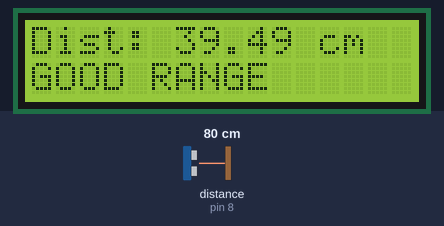
The sketch below on a simulated Arduino Uno, built with avr-gcc and run on an emulated ATmega328P. Shown: 16×2 character LCD. Wiring (inferred from the names in the program): ultrasonic range finder: trigger pin 7; echo pin 8. Inputs (shaded band) come from the test bench; at power-on: distance to the obstacle (sensor on pin 8) 80 cm. The echo pulse lasts 58.3 µs per cm.

Above: at 3.2 s.
3.3 s: distance to the obstacle (sensor on pin 8) set to 4 cm
At 4.4 s:
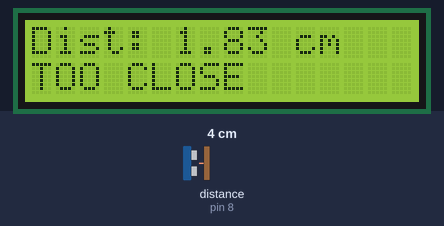
6.3 s: distance to the obstacle (sensor on pin 8) set to 250 cm
At 7.1 s:
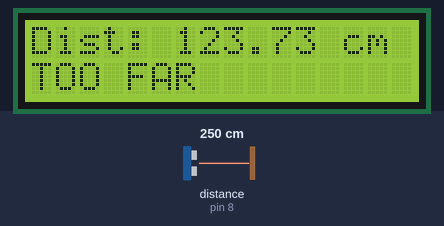
7.9 s: distance to the obstacle (sensor on pin 8) set to 9 cm
At 10.8 s:
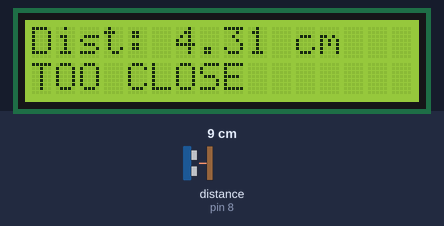
Timing chart, 0 to 12.3 s (numbered marks = the images above; inputs shaded):
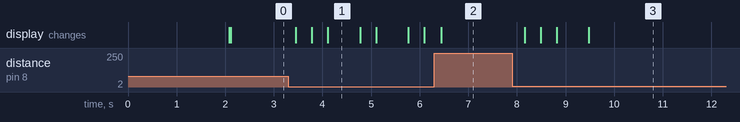

Measured:
- after the input at 3.3 s, the display: changes after 0.15 s (image 1)
- after the input at 6.3 s, the display: changes after 0.14 s (image 2)
- after the input at 7.9 s, the display: first changes after 0.26 s (image 3 shows a later state)
- what the display in image 1 shows lasts 0.7 s, from 4.1 s to 4.8 s

The sketch:

distance_detector_using_ultrasonic_sensor.ino
```cpp
#include <Wire.h>
#include <LiquidCrystal_I2C.h>

// I2C LCD address (most common is 0x27 or 0x3F)
LiquidCrystal_I2C lcd(0x27, 16, 2);

// Ultrasonic pins
#define TRIG_PIN 7
#define ECHO_PIN 8

long duration;
float distance;

void setup() {
  pinMode(TRIG_PIN, OUTPUT);
  pinMode(ECHO_PIN, INPUT);

  lcd.init();          // Initialize I2C LCD
  lcd.backlight();     // Turn on backlight

  lcd.setCursor(0, 0);
  lcd.print("Hand Distance");
  delay(2000);
  lcd.clear();
}

void loop() {
  // Send ultrasonic trigger pulse
  digitalWrite(TRIG_PIN, LOW);
  delayMicroseconds(2);
  digitalWrite(TRIG_PIN, HIGH);
  delayMicroseconds(10);
  digitalWrite(TRIG_PIN, LOW);

  // Measure echo time
  duration = pulseIn(ECHO_PIN, HIGH, 30000);

  // Convert time to distance (cm)
  distance = duration * 0.034 / 4;

  // Display distance
  lcd.setCursor(0, 0);
  lcd.print("Dist: ");
  lcd.print(distance);
  lcd.print(" cm   ");

  // Display game message
  lcd.setCursor(0, 1);

  if (distance < 7 && distance > 0) {
    lcd.print("TOO CLOSE     ");
  }
  else if (distance > 50) {
    lcd.print("TOO FAR       ");
  }
  else {
    lcd.print("GOOD RANGE    ");
  }

  delay(300);
}
```
